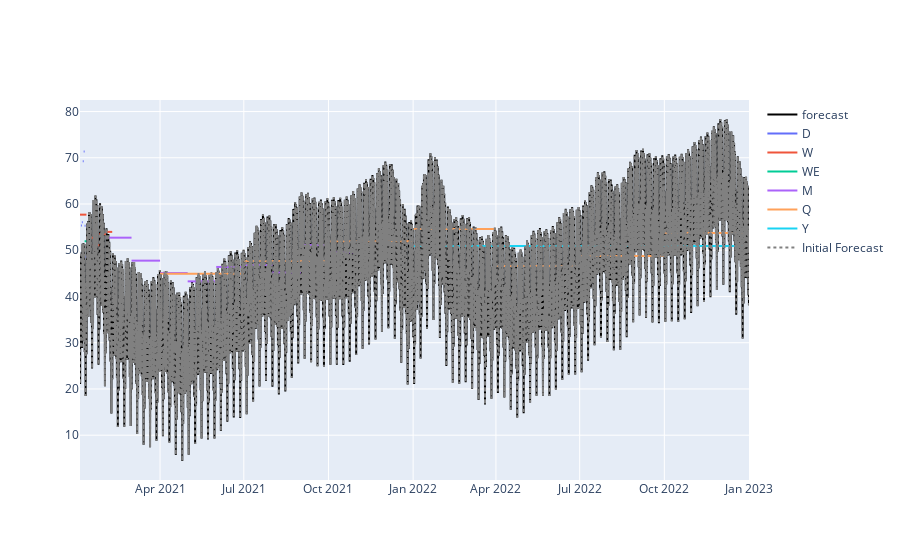

The notebook cell saved with this chart:
### Code cell
fig = plot_forecast_forwards(cutoff_ts, corrected_forecast)

# Plot the initial forecast as a grey line if provided
fig.add_trace(go.Scatter(
    x=forecast['timestamp'],
    y=forecast['yhat'],
    mode='lines',
    name='Initial Forecast',
    line=dict(color='grey', dash='dot')
))
fig.show()

### Figure 1 — Plotly figure (JSON) as saved in the notebook; plotly's stock layout.template omitted (floating-point values rounded to 4 significant figures; data arrays with more than 128 entries replaced by an {"elided": "..."} marker saying what was removed)
{"data": [{"line": {"color": "black"}, "mode": "lines", "name": "forecast", "type": "scatter", "x": {"elided": "17448 str values"}, "y": {"elided": "17448 float values"}}, {"line": {"color": "#636EFA"}, "mode": "lines", "name": "D", "showlegend": true, "type": "scatter", "x": ["2021-01-04T00:00:00+01:00", "2021-01-05T00:00:00+01:00"], "y": [48.02, 48.02]}, {"line": {"color": "#EF553B"}, "mode": "lines", "name": "W", "showlegend": true, "type": "scatter", "x": ["2021-01-04T00:00:00+01:00", "2021-01-11T00:00:00+01:00"], "y": [57.7, 57.7]}, {"line": {"color": "#636EFA"}, "mode": "lines", "showlegend": false, "type": "scatter", "x": ["2021-01-05T00:00:00+01:00", "2021-01-06T00:00:00+01:00"], "y": [55.34, 55.34]}, {"line": {"color": "#636EFA"}, "mode": "lines", "showlegend": false, "type": "scatter", "x": ["2021-01-06T00:00:00+01:00", "2021-01-07T00:00:00+01:00"], "y": [56.03, 56.03]}, {"line": {"color": "#636EFA"}, "mode": "lines", "showlegend": false, "type": "scatter", "x": ["2021-01-07T00:00:00+01:00", "2021-01-08T00:00:00+01:00"], "y": [69.25, 69.25]}, {"line": {"color": "#636EFA"}, "mode": "lines", "showlegend": false, "type": "scatter", "x": ["2021-01-08T00:00:00+01:00", "2021-01-09T00:00:00+01:00"], "y": [71.38, 71.38]}, {"line": {"color": "#00CC96"}, "mode": "lines", "name": "WE", "showlegend": true, "type": "scatter", "x": ["2021-01-09T00:00:00+01:00", "2021-01-11T00:00:00+01:00"], "y": [51.95, 51.95]}, {"line": {"color": "#636EFA"}, "mode": "lines", "showlegend": false, "type": "scatter", "x": ["2021-01-09T00:00:00+01:00", "2021-01-10T00:00:00+01:00"], "y": [55.31, 55.31]}, {"line": {"color": "#636EFA"}, "mode": "lines", "showlegend": false, "type": "scatter", "x": ["2021-01-10T00:00:00+01:00", "2021-01-11T00:00:00+01:00"], "y": [48.59, 48.59]}, {"line": {"color": "#EF553B"}, "mode": "lines", "showlegend": false, "type": "scatter", "x": ["2021-01-11T00:00:00+01:00", "2021-01-18T00:00:00+01:00"], "y": [52.7, 52.7]}, {"line": {"color": "#EF553B"}, "mode": "lines", "showlegend": false, "type": "scatter", "x": ["2021-01-18T00:00:00+01:00", "2021-01-25T00:00:00+01:00"], "y": [51.1, 51.1]}, {"line": {"color": "#EF553B"}, "mode": "lines", "showlegend": false, "type": "scatter", "x": ["2021-01-25T00:00:00+01:00", "2021-02-01T00:00:00+01:00"], "y": [53.49, 53.49]}, {"line": {"color": "#EF553B"}, "mode": "lines", "showlegend": false, "type": "scatter", "x": ["2021-02-01T00:00:00+01:00", "2021-02-08T00:00:00+01:00"], "y": [53.97, 53.97]}, {"line": {"color": "#AB63FA"}, "mode": "lines", "name": "M", "showlegend": true, "type": "scatter", "x": ["2021-02-01T00:00:00+01:00", "2021-03-01T00:00:00+01:00"], "y": [52.72, 52.72]}, {"line": {"color": "#AB63FA"}, "mode": "lines", "showlegend": false, "type": "scatter", "x": ["2021-03-01T00:00:00+01:00", "2021-04-01T00:00:00+02:00"], "y": [47.75, 47.75]}, {"line": {"color": "#AB63FA"}, "mode": "lines", "showlegend": false, "type": "scatter", "x": ["2021-04-01T00:00:00+02:00", "2021-05-01T00:00:00+02:00"], "y": [45.06, 45.06]}, {"line": {"color": "#FFA15A"}, "mode": "lines", "name": "Q", "showlegend": true, "type": "scatter", "x": ["2021-04-01T00:00:00+02:00", "2021-07-01T00:00:00+02:00"], "y": [44.89, 44.89]}, {"line": {"color": "#AB63FA"}, "mode": "lines", "showlegend": false, "type": "scatter", "x": ["2021-05-01T00:00:00+02:00", "2021-06-01T00:00:00+02:00"], "y": [43.27, 43.27]}, {"line": {"color": "#AB63FA"}, "mode": "lines", "showlegend": false, "type": "scatter", "x": ["2021-06-01T00:00:00+02:00", "2021-07-01T00:00:00+02:00"], "y": [46.39, 46.39]}, {"line": {"color": "#FFA15A"}, "mode": "lines", "showlegend": false, "type": "scatter", "x": ["2021-07-01T00:00:00+02:00", "2021-10-01T00:00:00+02:00"], "y": [47.67, 47.67]}, {"line": {"color": "#AB63FA"}, "mode": "lines", "showlegend": false, "type": "scatter", "x": ["2021-07-01T00:00:00+02:00", "2021-08-01T00:00:00+02:00"], "y": [46.81, 46.81]}, {"line": {"color": "#AB63FA"}, "mode": "lines", "showlegend": false, "type": "scatter", "x": ["2021-08-01T00:00:00+02:00", "2021-09-01T00:00:00+02:00"], "y": [45.18, 45.18]}, {"line": {"color": "#AB63FA"}, "mode": "lines", "showlegend": false, "type": "scatter", "x": ["2021-09-01T00:00:00+02:00", "2021-10-01T00:00:00+02:00"], "y": [51.12, 51.12]}, {"line": {"color": "#AB63FA"}, "mode": "lines", "showlegend": false, "type": "scatter", "x": ["2021-10-01T00:00:00+02:00", "2021-11-01T00:00:00+01:00"], "y": [49.55, 49.55]}, {"line": {"color": "#FFA15A"}, "mode": "lines", "showlegend": false, "type": "scatter", "x": ["2021-10-01T00:00:00+02:00", "2022-01-01T00:00:00+01:00"], "y": [51.92, 51.92]}, {"line": {"color": "#19D3F3"}, "mode": "lines", "name": "Y", "showlegend": true, "type": "scatter", "x": ["2022-01-01T00:00:00+01:00", "2023-01-01T00:00:00+01:00"], "y": [50.92, 50.92]}, {"line": {"color": "#FFA15A"}, "mode": "lines", "showlegend": false, "type": "scatter", "x": ["2022-01-01T00:00:00+01:00", "2022-04-01T00:00:00+02:00"], "y": [54.6, 54.6]}, {"line": {"color": "#FFA15A"}, "mode": "lines", "showlegend": false, "type": "scatter", "x": ["2022-04-01T00:00:00+02:00", "2022-07-01T00:00:00+02:00"], "y": [46.59, 46.59]}, {"line": {"color": "#FFA15A"}, "mode": "lines", "showlegend": false, "type": "scatter", "x": ["2022-07-01T00:00:00+02:00", "2022-10-01T00:00:00+02:00"], "y": [48.78, 48.78]}, {"line": {"color": "#FFA15A"}, "mode": "lines", "showlegend": false, "type": "scatter", "x": ["2022-10-01T00:00:00+02:00", "2023-01-01T00:00:00+01:00"], "y": [53.74, 53.74]}, {"line": {"color": "grey", "dash": "dot"}, "mode": "lines", "name": "Initial Forecast", "type": "scatter", "x": {"elided": "17448 str values"}, "y": {"elided": "17448 float values"}}], "layout": {}}
